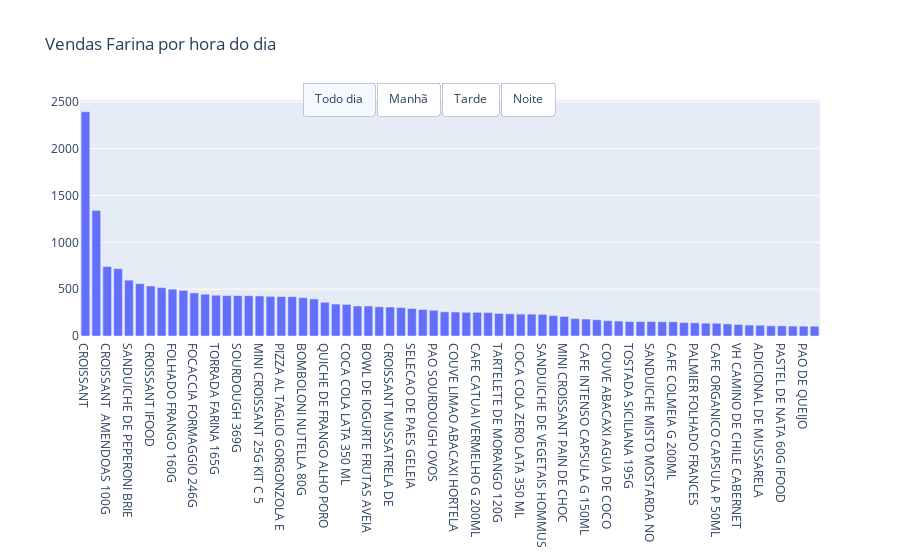

The notebook cell saved with this chart:
### Code cell
# Plot the frequency of purchase for each item

# https://community.plotly.com/t/errors-accessing-plotly-api/33271
# ok, so I found a solution to my problem - when I let my program run through, the error message produced is:
#chart_studio.exceptions.PlotlyRequestError: Authentication credentials were not provided.
#I Googled this error and there were suggestions to run plotly in offline mode by replacing:
#import chart_studio.plotly as py
#with

import plotly.offline as py
#then use py.plot instead of py.iplot

# Solving the problem of the 'plotly' online library with chart_studio
# https://plotly.com/python/getting-started-with-chart-studio/
import plotly.graph_objs as go
#import chart_studio.plotly as py
# import plotly.express as px

button_layer_1_height = 1.12
button_layer_2_height = 1.065

item_threshold_all = 100
item_threshold_other = 50

trace_all = go.Bar(
            x=item_frequencies_all[item_frequencies_all > item_threshold_all].index,
            y=item_frequencies_all[item_frequencies_all > item_threshold_all].values,
            visible=True,
            name='Todo dia'
    )

trace_morning = go.Bar(
            x=item_frequencies_morning[item_frequencies_morning > item_threshold_other].index,
            y=item_frequencies_morning[item_frequencies_morning > item_threshold_other].values,
            visible=False,
            name='Manhã'
    )

trace_afternoon = go.Bar(
            x=item_frequencies_afternoon[item_frequencies_afternoon > item_threshold_other].index,
            y=item_frequencies_afternoon[item_frequencies_afternoon > item_threshold_other].values,
            visible=False,
            name='Tarde'
    )

trace_evening = go.Bar(
            x=item_frequencies_evening[item_frequencies_evening > 10].index,
            y=item_frequencies_evening[item_frequencies_evening > 10].values,
            visible=False,
            name='Noite'
    )

data = [trace_all, trace_morning, trace_afternoon, trace_evening]

updatemenus = list([
    
    dict(
         buttons=list([   
            dict(label = 'Todo dia',
                 method = 'update',
                 args = [{'visible': [True, False, False, False]},
                         {'title': 'Todo Dia'}]),
             
            dict(label = 'Manhã',
                 method = 'update',
                 args = [{'visible': [False, True, False, False]},
                         {'title': 'Manhã'}]),
             
            dict(label = 'Tarde',
                 method = 'update',
                 args = [{'visible': [False, False, True, False]},
                         {'title': 'Tarde'}]),
             
            dict(label = 'Noite',
                 method = 'update',
                 args = [{'visible': [False, False, False, True]},
                         {'title': 'Noite'}])
        ]),
        type='buttons',
        direction = 'right',
        pad = {'r': 10, 't': 10},
        showactive = True,
        x = 0.3,
        xanchor = 'left',
        y = button_layer_1_height,
        yanchor = 'top' )
])
                
layout = dict(title='Vendas Farina por hora do dia', showlegend=False,
              updatemenus=updatemenus)




fig = dict(data=data, layout=layout)
py.iplot(fig, filename='frequencies-bar.html')

### Figure 1 — Plotly figure (JSON) as saved in the notebook; plotly's stock layout.template omitted (floating-point values rounded to 4 significant figures)
{"data": [{"name": "Todo dia", "type": "bar", "visible": true, "x": ["CROISSANT", "PASTEL DE NATA 60G", "CROISSANT  AMENDOAS 100G", "FOLHADO MACA 80G", "SANDUICHE DE PEPERONI BRIE", "COOKIES 80G", "CROISSANT IFOOD", "SOURDOUGH AZEITONA E ALECRIM", "FOLHADO FRANGO 160G", "BOMBOLONI DOCE DE LEITE 80G", "FOCACCIA FORMAGGIO 246G", "AGUA MINERAL S/GAS 500ML", "TORRADA FARINA 165G", "CAFE EQUILIBRADO CAPSULA P", "SOURDOUGH 369G", "LARANJA 400 ML", "MINI CROISSANT 25G KIT C 5", "CROISSANT BRIE PARMA MEL DE", "PIZZA AL TAGLIO GORGONZOLA E", "MINI PAIN AU CHOCOLAT 35G", "BOMBOLONI NUTELLA 80G", "CROISSANT  TRADICIONAL 80 G", "QUICHE DE FRANGO ALHO PORO", "AGUA MINERAL SEM GAS 500 ML", "COCA COLA LATA 350 ML", "SUCO DE LARANJA 400ML", "BOWL DE IOGURTE FRUTAS AVEIA", "SOURDOUGH SEMI INTEGRAL 370G", "CROISSANT MUSSATRELA DE", "MACA GENGIBRE ESPINAFRE LIMAO", "SELECAO DE PAES GELEIA", "FOLHADO MISTO COM TAMARA", "PAO SOURDOUGH OVOS", "SOURDOUGH GERGELIM 370G", "COUVE LIMAO ABACAXI HORTELA", "PIZZA AL TAGLIO PEPPERONI 210G", "CAFE CATUAI VERMELHO G 200ML", "CAFE EQUILIBRADO CAPSULA G", "TARTELETE DE MORANGO 120G", "QUICHE DE TOMATE SECO SALADA", "COCA COLA ZERO LATA 350 ML", "CAFE INTENSO CAPSULA P 50ML", "SANDUICHE DE VEGETAIS HOMMUS", "AGUA MINERAL C/GAS 500ML", "MINI CROISSANT PAIN DE CHOC", "CROISSANT OVOS BACON MEL", "CAFE INTENSO CAPSULA G 150ML", "MINI CROISSANT 25G", "COUVE ABACAXI AGUA DE COCO", "QUICHE DE BACON SALADA VERDE", "TOSTADA SICILIANA 195G", "CAFE CATUAI VERMELHO C/LEITE G", "SANDUICHE MISTO MOSTARDA NO", "AGUA MINERAL COM GAS 500 ML", "CAFE COLMEIA G 200ML", "CROISSANT DA LARA", "PALMIER FOLHADO FRANCES", "CIABATTA 123G", "CAFE ORGANICO CAPSULA P 50ML", "HEINEKEN 330ML", "VH CAMINO DE CHILE CABERNET", "CROISANT DE CROISSANT QUEIJO", "ADICIONAL DE MUSSARELA", "ABACAXI CURCUMA GENGIBRE", "PASTEL DE NATA 60G IFOOD", "SOURDOUGH 369G IFOOD", "PAO DE QUEIJO", "CENOURA GENGIBRE LIMAO 400ML"], "y": [2393, 1339, 742, 719, 596, 559, 534, 517, 500, 487, 460, 446, 435, 431, 431, 430, 427, 423, 421, 419, 409, 396, 360, 341, 337, 320, 320, 312, 309, 304, 293, 283, 275, 258, 256, 253, 253, 250, 241, 237, 234, 233, 231, 218, 209, 186, 181, 174, 163, 159, 154, 154, 154, 152, 152, 143, 141, 137, 136, 129, 123, 117, 115, 109, 108, 106, 105, 104]}, {"name": "Manhã", "type": "bar", "visible": false, "x": ["CROISSANT", "PASTEL DE NATA 60G", "CROISSANT IFOOD", "BOWL DE IOGURTE FRUTAS AVEIA", "PAO SOURDOUGH OVOS", "MINI PAIN AU CHOCOLAT 35G", "LARANJA 400 ML", "AGUA MINERAL S/GAS 500ML", "SANDUICHE DE PEPERONI BRIE", "FOLHADO MACA 80G", "CROISSANT  AMENDOAS 100G", "COOKIES 80G", "CAFE CATUAI VERMELHO G 200ML", "MINI CROISSANT 25G KIT C 5", "CROISSANT  TRADICIONAL 80 G", "CAFE EQUILIBRADO CAPSULA P", "TORRADA FARINA 165G", "SOURDOUGH AZEITONA E ALECRIM", "FOLHADO FRANGO 160G", "SOURDOUGH 369G", "CROISSANT OVOS BACON MEL", "CAFE EQUILIBRADO CAPSULA G", "CROISSANT BRIE PARMA MEL DE", "BOMBOLONI DOCE DE LEITE 80G", "AGUA MINERAL SEM GAS 500 ML", "SELECAO DE PAES GELEIA", "MACA GENGIBRE ESPINAFRE LIMAO", "SUCO DE LARANJA 400ML", "BOMBOLONI NUTELLA 80G", "FOCACCIA FORMAGGIO 246G", "COUVE LIMAO ABACAXI HORTELA", "CAFE CATUAI VERMELHO C/LEITE G", "CAFE INTENSO CAPSULA G 150ML", "CAFE COLMEIA G 200ML", "FOLHADO MISTO COM TAMARA", "CAFE INTENSO CAPSULA P 50ML", "PIZZA AL TAGLIO GORGONZOLA E", "SOURDOUGH SEMI INTEGRAL 370G", "CROISSANT MUSSATRELA DE", "SANDUICHE MISTO MOSTARDA NO", "MINI CROISSANT PAIN DE CHOC", "AGUA MINERAL C/GAS 500ML", "SOURDOUGH GERGELIM 370G"], "y": [767, 274, 226, 185, 172, 157, 147, 138, 138, 135, 135, 129, 126, 115, 114, 111, 109, 108, 102, 101, 100, 92, 90, 88, 86, 86, 84, 83, 83, 82, 79, 76, 75, 70, 68, 66, 63, 62, 61, 57, 56, 53, 53]}, {"name": "Tarde", "type": "bar", "visible": false, "x": ["CROISSANT", "PASTEL DE NATA 60G", "CROISSANT  AMENDOAS 100G", "FOLHADO MACA 80G", "COOKIES 80G", "LARANJA 400 ML", "SOURDOUGH AZEITONA E ALECRIM", "CROISSANT IFOOD", "BOMBOLONI DOCE DE LEITE 80G", "FOLHADO FRANGO 160G", "SANDUICHE DE PEPERONI BRIE", "CAFE EQUILIBRADO CAPSULA P", "SOURDOUGH 369G", "SUCO DE LARANJA 400ML", "MINI CROISSANT 25G KIT C 5", "BOMBOLONI NUTELLA 80G", "AGUA MINERAL S/GAS 500ML", "MACA GENGIBRE ESPINAFRE LIMAO", "PIZZA AL TAGLIO GORGONZOLA E", "TORRADA FARINA 165G", "FOCACCIA FORMAGGIO 246G", "MINI PAIN AU CHOCOLAT 35G", "CROISSANT BRIE PARMA MEL DE", "CROISSANT  TRADICIONAL 80 G", "COUVE LIMAO ABACAXI HORTELA", "QUICHE DE FRANGO ALHO PORO", "SOURDOUGH SEMI INTEGRAL 370G", "CAFE INTENSO CAPSULA P 50ML", "COCA COLA LATA 350 ML", "CROISSANT MUSSATRELA DE", "AGUA MINERAL SEM GAS 500 ML", "TARTELETE DE MORANGO 120G", "FOLHADO MISTO COM TAMARA", "MINI CROISSANT PAIN DE CHOC", "SELECAO DE PAES GELEIA", "BOWL DE IOGURTE FRUTAS AVEIA", "QUICHE DE TOMATE SECO SALADA", "SOURDOUGH GERGELIM 370G", "CAFE EQUILIBRADO CAPSULA G", "PIZZA AL TAGLIO PEPPERONI 210G", "PAO SOURDOUGH OVOS", "SANDUICHE DE VEGETAIS HOMMUS", "ABACAXI CURCUMA GENGIBRE", "MINI CROISSANT 25G", "CROISSANT OVOS BACON MEL", "COUVE ABACAXI AGUA DE COCO", "AGUA MINERAL C/GAS 500ML", "QUICHE DE BACON SALADA VERDE", "COCA COLA ZERO LATA 350 ML", "HEINEKEN 330ML"], "y": [644, 420, 227, 211, 190, 186, 163, 162, 150, 145, 143, 135, 135, 134, 129, 123, 119, 118, 117, 117, 113, 106, 104, 102, 101, 100, 100, 93, 92, 87, 87, 81, 80, 80, 78, 75, 71, 70, 65, 64, 62, 61, 60, 59, 58, 57, 54, 53, 52, 52]}, {"name": "Noite", "type": "bar", "visible": false, "x": ["CROISSANT", "PASTEL DE NATA 60G", "CROISSANT  AMENDOAS 100G", "FOLHADO MACA 80G", "SANDUICHE DE PEPERONI BRIE", "FOCACCIA FORMAGGIO 246G", "FOLHADO FRANGO 160G", "BOMBOLONI DOCE DE LEITE 80G", "SOURDOUGH AZEITONA E ALECRIM", "PIZZA AL TAGLIO GORGONZOLA E", "COOKIES 80G", "CROISSANT BRIE PARMA MEL DE", "QUICHE DE FRANGO ALHO PORO", "COCA COLA LATA 350 ML", "TORRADA FARINA 165G", "BOMBOLONI NUTELLA 80G", "SOURDOUGH 369G", "AGUA MINERAL S/GAS 500ML", "CAFE EQUILIBRADO CAPSULA P", "MINI CROISSANT 25G KIT C 5", "CROISSANT  TRADICIONAL 80 G", "AGUA MINERAL SEM GAS 500 ML", "CROISSANT MUSSATRELA DE", "MINI PAIN AU CHOCOLAT 35G", "COCA COLA ZERO LATA 350 ML", "SOURDOUGH SEMI INTEGRAL 370G", "PIZZA AL TAGLIO PEPPERONI 210G", "CROISSANT IFOOD", "QUICHE DE TOMATE SECO SALADA", "FOLHADO MISTO COM TAMARA", "SOURDOUGH GERGELIM 370G", "SELECAO DE PAES GELEIA", "SANDUICHE DE VEGETAIS HOMMUS", "TARTELETE DE MORANGO 120G", "AGUA MINERAL C/GAS 500ML", "SUCO DE LARANJA 400ML", "MACA GENGIBRE ESPINAFRE LIMAO", "LARANJA 400 ML", "CAFE EQUILIBRADO CAPSULA G", "VH CAMINO DE CHILE CABERNET", "CAFE CATUAI VERMELHO G 200ML", "AGUA MINERAL COM GAS 500 ML", "QUICHE DE BACON SALADA VERDE", "COUVE LIMAO ABACAXI HORTELA", "TOSTADA SICILIANA 195G", "CAFE INTENSO CAPSULA P 50ML", "HEINEKEN 330ML", "MINI CROISSANT PAIN DE CHOC", "CROISSANT DA LARA", "MINI CROISSANT 25G", "SANDUICHE MISTO MOSTARDA NO", "CAFE COLMEIA G 200ML", "PALMIER FOLHADO FRANCES", "CAFE INTENSO CAPSULA G 150ML", "BOWL DE IOGURTE FRUTAS AVEIA", "CIABATTA 123G", "COUVE ABACAXI AGUA DE COCO", "CAFE CATUAI VERMELHO C/LEITE G", "CROISANT DE CROISSANT QUEIJO", "CAFE ORGANICO CAPSULA P 50ML", "SOURDOUGH 369G IFOOD", "CAFE COLMEIA C/ LEITE G 200ML", "ADICIONAL DE MUSSARELA", "CENOURA GENGIBRE LIMAO 400ML", "PASTEL DE NATA 60G IFOOD", "PASTEL DE NATA NUTELLA", "PAO SOURDOUGH OVOS", "KUAT GUARANA LATA 350 ML", "CAFE CATUAI VERMELHO P 70ML", "PAO DE QUEIJO", "SACHE MANTEIGA 10G", "FANTA LARANJA LATA 350 ML", "QUICHE BACON 90G", "CAFE ORGANICO CAPSULA G 150ML", "ABACAXI CURCUMA GENGIBRE", "CROISSANT OVOS BACON MEL", "CENOURA MACA 400ML", "SPRITE LATA 350 ML", "COOKIES 80G IFOOD", "ADICIONAL DE PRESUNTO", "REFRIGERANTE H2O LIMONETO", "ITALIANO 369G", "PAO ITALIANO", "FOLHADO MACA 80G IFOOD", "BOMBOLONI NUTELLA 80G IFOOD", "QUICHE FRANGO E ALHO PORO", "CAFE COLMEIA P 70ML", "FANTA UVA LATA 350 ML", "CAFE CATUAI VERMELHO C/LEITE P", "BAGUETE 320G", "ADICIONAL DE OVO", "MINI CROISSANT 25G IFOOD", "PEPINO MANJERICAO HORTELA", "FOLHADO FRANGO 160G IFOOD", "PIZZA AL TAGLIO PEPPERONI C", "ADICIONAL DE PARMA", "ADICIONAL DE LEITE", "ABACAXI HORTELA 400 ML", "REFRIGERANTE H2O LIMAO 500ML", "QUICHE TOMATE SECO E", "VH CAMINO DE CHILE PINOT NOIR", "ADICIONAL DE QUEIJO BRIE", "VH VISTA CALMA MALBEC 750 ML", "OVOS COM BACON E BRIE", "PEPITO UVA PASSA AO RUM", "OVOS COM BACON E TOMATE", "MINI GELEIA DE PIMENTA", "PAO SOURDOUGH OVOS IFOOD", "VH CAMINO DE CHILE CARMENERE"], "y": [982, 645, 380, 373, 315, 265, 253, 249, 246, 241, 240, 229, 216, 215, 209, 203, 195, 189, 185, 183, 180, 168, 161, 156, 155, 150, 148, 146, 139, 135, 135, 129, 126, 117, 111, 103, 102, 97, 93, 88, 86, 85, 83, 76, 76, 74, 73, 73, 71, 71, 64, 62, 61, 60, 60, 59, 57, 57, 53, 53, 49, 47, 45, 44, 42, 42, 41, 38, 35, 35, 34, 31, 30, 28, 28, 28, 27, 24, 23, 23, 23, 23, 23, 22, 22, 20, 20, 19, 18, 18, 17, 16, 15, 15, 15, 14, 14, 13, 13, 12, 12, 12, 12, 11, 11, 11, 11, 11, 11]}], "layout": {"showlegend": false, "title": {"text": "Vendas Farina por hora do dia"}, "updatemenus": [{"buttons": [{"args": [{"visible": [true, false, false, false]}, {"title": "Todo Dia"}], "label": "Todo dia", "method": "update"}, {"args": [{"visible": [false, true, false, false]}, {"title": "Manhã"}], "label": "Manhã", "method": "update"}, {"args": [{"visible": [false, false, true, false]}, {"title": "Tarde"}], "label": "Tarde", "method": "update"}, {"args": [{"visible": [false, false, false, true]}, {"title": "Noite"}], "label": "Noite", "method": "update"}], "direction": "right", "pad": {"r": 10, "t": 10}, "showactive": true, "type": "buttons", "x": 0.3, "xanchor": "left", "y": 1.12, "yanchor": "top"}]}}
